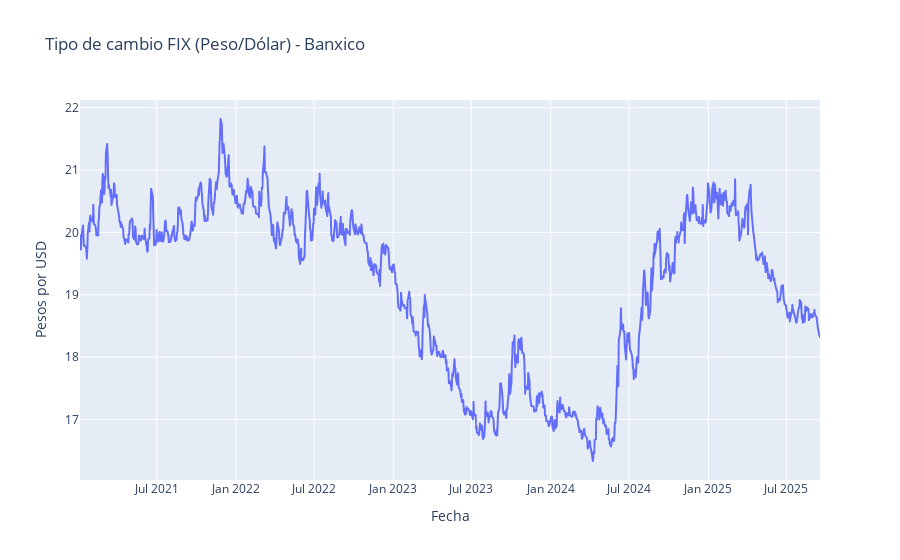

Notebook code for this chart:
### Code cell
import pandas as pd
from datetime import datetime

fecha_inicio = datetime(2021, 1, 1)
hoy = datetime.today()

dias = (hoy - fecha_inicio).days
print(f"Días entre 2021-01-01 y hoy: {dias}")

# Asegúrate de que el índice sea datetime
df.index = pd.to_datetime(df.index)

# Filtrar desde 2021-01-01 hasta hoy
fecha_inicio = "2021-01-01"
hoy = pd.Timestamp.today()

df = df.loc[fecha_inicio:hoy]

# Graficar con Plotly
fig = px.line(
    df,
    x=df.index,
    y="TipoCambio",
    title="Tipo de cambio FIX (Peso/Dólar) - Banxico",
    labels={"TipoCambio": "Pesos por USD"}
)

# Mostrar gráfico interactivo
fig.show()

### Figure 1 — Plotly figure (JSON) as saved in the notebook; plotly's stock layout.template omitted (floating-point values rounded to 4 significant figures; data arrays with more than 128 entries replaced by an {"elided": "..."} marker saying what was removed)
{"data": [{"hovertemplate": "Fecha=%{x}<br>Pesos por USD=%{y}<extra></extra>", "legendgroup": "", "line": {"color": "#636efa", "dash": "solid"}, "marker": {"symbol": "circle"}, "mode": "lines", "name": "", "showlegend": false, "type": "scattergl", "x": {"elided": "1186 str values"}, "xaxis": "x", "y": {"elided": "1186 float values"}, "yaxis": "y"}], "layout": {"legend": {"tracegroupgap": 0}, "title": {"text": "Tipo de cambio FIX (Peso/Dólar) - Banxico"}, "xaxis": {"anchor": "y", "domain": [0, 1], "title": {"text": "Fecha"}}, "yaxis": {"anchor": "x", "domain": [0, 1], "title": {"text": "Pesos por USD"}}}}
